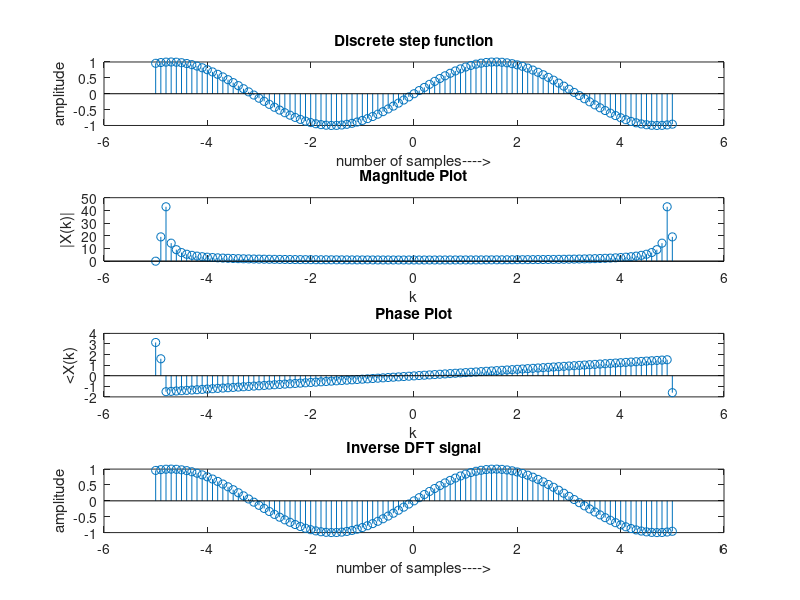

MATLAB code to generate this figure:
N = 5;
n = -N:0.1:N;
y=sin(n);
subplot(4,1,1);
stem(n,y);
ylabel('amplitude');
xlabel('number of samples---->');
title('Discrete step function');
display(y);
D = fft(y);
A = abs(D);
a = angle(D);
I = ifft(D);
display(A);
display(a);
subplot(4,1,2);
stem(n,A);
title('Magnitude Plot')
ylabel('|X(k)|');
xlabel('k');
subplot(4,1,3);
stem(n,a);
title('Phase Plot')
ylabel('<X(k)');
xlabel('k');
subplot(4,1,4);
stem(n,I);
ylabel('amplitude');
xlabel('number of samples---->');
title('Inverse DFT signal');